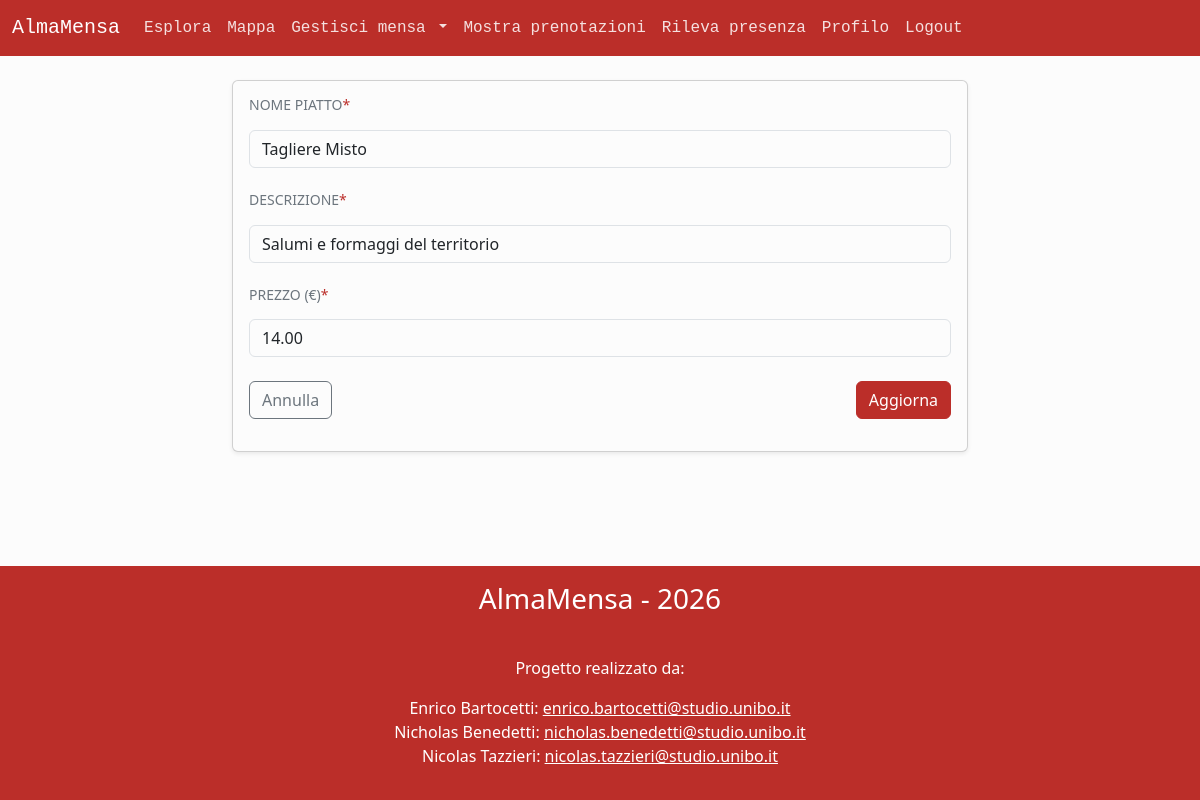
Screenshot of /create_dish.php?id=2 (signed in) with the database file from the repository.
### tables this page shows
CREATE TABLE `piatti` (
  `id` int NOT NULL,
  `nome` varchar(25) NOT NULL,
  `descrizione` varchar(255) NOT NULL,
  `prezzo` decimal(5,2) NOT NULL,
  `id_mensa` int NOT NULL
);

### public/create_dish.php (called while the page is built, shortened)
<?php
require_once '../src/bootstrap.php';
$dishId = null;
if (isset($_GET["id"])) {
    $dishId = intval($_GET["id"]);
} elseif (isset($_POST["dish_id"])) {
    $dishId = intval($_POST["dish_id"]);
}
if ($dishId !== null) {
    $dish = $dbh->getDishById($dishId);
}
require '../src/template/base.php';
?>

### src/database.php (called while the page is built, shortened)
<?php
class DatabaseHelper {
    private $db;
    public function __construct($servername, $username, $password, $dbname, $port){
        $this->db = new mysqli($servername, $username, $password, $dbname, $port);
    }
    public function getDishById($dishId) {
        $stmt = $this->db->prepare("SELECT * FROM piatti WHERE id = ?;");
        $stmt->bind_param("i", $dishId);
        $stmt->execute();
        $result = $stmt->get_result();
        if ($result->num_rows > 0) {
            $d = $result->fetch_assoc();
            return new Dish($d["id"], $d["nome"], $d["descrizione"], $d["prezzo"], $d["id_mensa"]);
        } else {
            return null;
        }
    }
}
?>

### src/bootstrap.php (called while the page is built, shortened)
<?php
require_once("database.php");
$dbh = new DatabaseHelper("localhost", "root", "", "almamensa", 3306);
require_once("classes.php");
?>

### src/classes.php (called while the page is built, shortened)
<?php
class Dish implements JsonSerializable {
    private $name;
    private $desc;
    private $price;
    public function __construct($id, $name, $desc, $price, $canteenId) {
        $this->name = $name;
        $this->desc = $desc;
        $this->price = $price;
    }
    public function getName() {
        return $this->name;
    }
    public function getDescription() {
        return $this->desc;
    }
    public function getPrice() {
        return $this->price;
    }
}
?>

### src/template/create_dish.php (the view, shortened to what this page needs)
<div class="container py-4">
        <div class="row justify-content-center">
            <div class="col-12 col-md-10 col-lg-8">
                <div class="card shadow-sm">
                    <div class="card-body">
                        <form class="needs-validation" method="POST" action="create_dish.php" enctype="multipart/form-data" novalidate>
                            <div class="mb-4">
                                <h6 class="text-uppercase text-secondary small mb-3">Nome Piatto<span class="text-primary">*</span></h6>
                                <input type="text" class="form-control" id="nome" name="nome" placeholder="Es: Pasta al pomodoro" value="<?php echo isset($dish) ? htmlspecialchars($dish->getName()) : ''; ?>" required>
                            </div>
                            <div class="mb-4">
                                <h6 class="text-uppercase text-secondary small mb-3">Descrizione<span class="text-primary">*</span></h6>
                                <input type="text" class="form-control" id="descrizione" name="descrizione" placeholder="descrivi il piatto e i suoi ingredienti" value="<?php echo isset($dish) ? htmlspecialchars($dish->getDescription()) : ''; ?>" required>
                            </div>
                            <div class="mb-4">
                                <h6 class="text-uppercase text-secondary small mb-3">Prezzo (€)<span class="text-primary">*</span></h6>
                                <input type="number" step="0.01" min="0" class="form-control" id="prezzo" name="prezzo" placeholder="Es: 12.50" value="<?php echo isset($dish) ? htmlspecialchars($dish->getPrice()) : ''; ?>" required>
                            </div>
                            <div class="d-flex justify-content-between align-items-center mb-3">
                                <a href="manage_dishes.php" class="btn btn-outline-secondary">Annulla</a>
                                <button type="submit" class="btn btn-primary"><?php echo isset($dish) ? 'Aggiorna' : 'Salva'; ?></button>
                            </div>
                        </form>
                    </div>
                </div>
            </div>
        </div>
    </div>

### rows the page displays
piatti: nome "Tagliere Misto", descrizione "Salumi e formaggi del territorio", prezzo "14.00"
